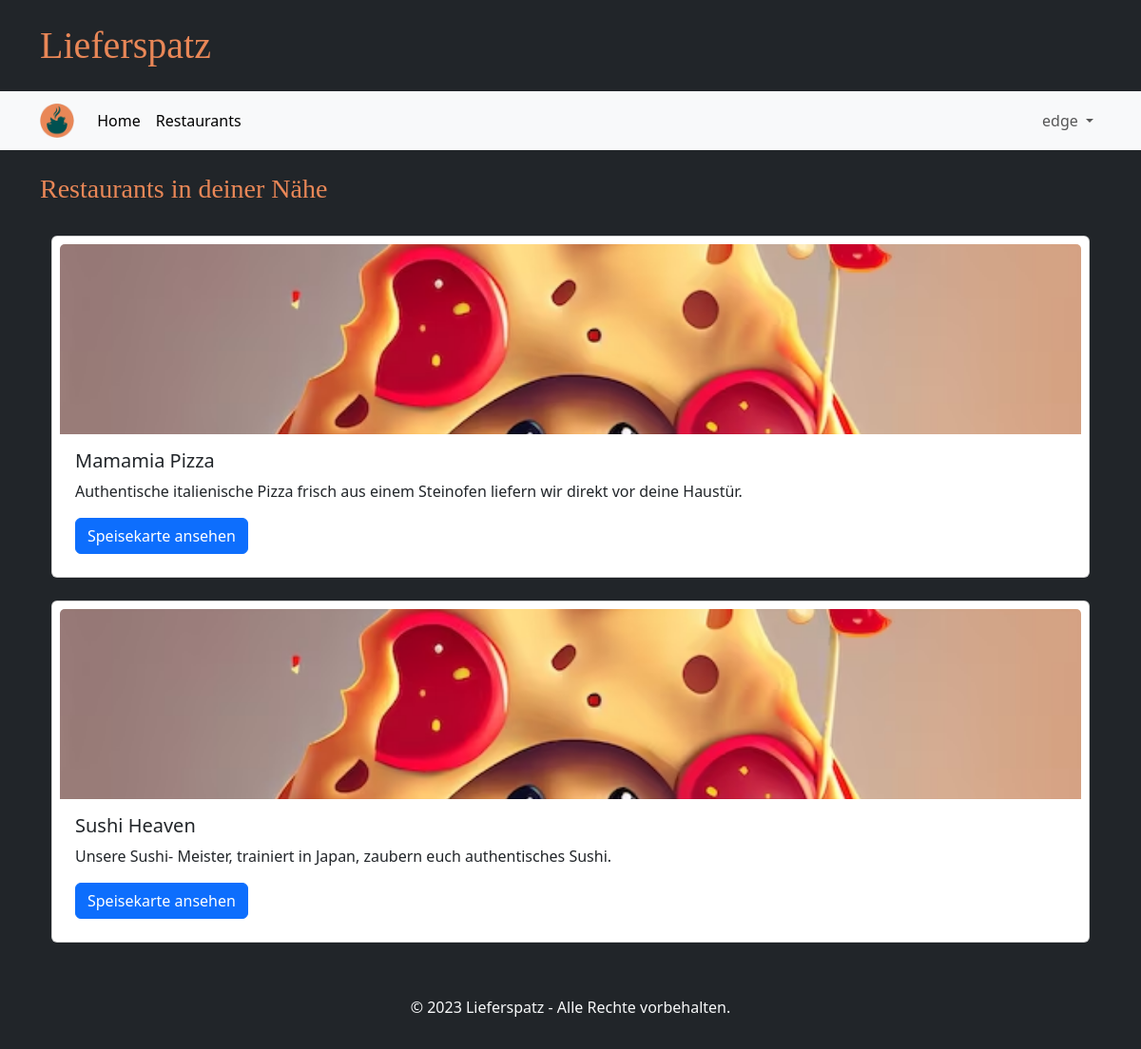
/restaurants/ (signed in), run on the app's committed database.
### tables this page shows
CREATE TABLE GeschaeftsAccount(
            Username TEXT PRIMARY KEY NOT NULL,
            Passwort TEXT NOT NULL,
            Restaurantname TEXT NOT NULL,
            Beschreibung TEST NOT NULL,
            Strasse TEXT NOT NULL,
            Hausnummer INTEGER NOT NULL,
            Plz INTEGER NOT NULL
        );

### main.py (the view)
@app.route("/restaurants/")
def restaurants_page():
    if "user" in session and not "business" in session:
        restaurants = database.get_restaurants_near(session["user"])
        print(restaurants)
        return render_template("restaurants.html", restaurants=restaurants)
    else:
        return redirect(url_for("login_customer_page"))

### database.py (called while the page is built)
def getData(sql, params = ()):
    dbcon = sqlite3.connect("instance/db.db")
    cursor = dbcon.cursor()
    cursor.execute(sql, params)
    return cursor

### templates/restaurants.html (shortened to what this page needs)
{% extends "base.html" %}
{% block heading %}Restaurants in deiner Nähe{% endblock %}
{% block content %}
  {% for restaurant in restaurants %}
      <div class="card mt-2 mb-4 p-2">
      <img src="{{ url_for('static', filename='test1.jpeg') }}" class="card-img-top restau-image" alt="...">
      <div class="card-body">
          <h5 class="card-title">{{ restaurant['name'] }}</h5>
          <p class="card-text">{{ restaurant['description'] }}</p>
          <a href="{{ url_for('menue_page', username=restaurant['username']) }}" class="btn btn-primary">Speisekarte ansehen</a>
      </div>
      </div>
  {% endfor %}
{% endblock %}

### templates/base.html (shortened to what this page needs)
<!DOCTYPE html>
<html lang="de">
<head>
    <link rel="stylesheet" href="/static/style.css">
    <link href="https://cdn.jsdelivr.net/npm/bootstrap@5.3.2/dist/css/bootstrap.min.css" rel="stylesheet">
</head>
<body class="bg-dark">
    <div class="container my-4">
        <h1 class="brandfont">Lieferspatz</h1>
    </div>
    <nav class="navbar navbar-expand-md bg-body-tertiary">
        <div class="container">
          <a class="navbar-brand" href="#">
            <img src="{{ url_for('static', filename='ls_logo.png') }}" alt="..." height="36" />
          </a>
          <div class="collapse navbar-collapse" id="navbarSupportedContent">
            <ul class="navbar-nav me-auto mb-2 mb-lg-0">
              <li class="nav-item">
                <a class="nav-link active" aria-current="page" href="{{ url_for('start_page') }}">Home</a>
              </li>
              <li class="nav-item">
                <a class="nav-link active" aria-current="page" href="{{ url_for('restaurants_page') }}">Restaurants</a>
              </li>
            </ul>
            <ul class="navbar-nav mb-2 mb-lg-0">
              {% if session['user'] %}
              <li class="nav-item dropdown">
                <a class="nav-link dropdown-toggle" href="#" role="button" data-bs-toggle="dropdown" aria-expanded="false">
                  {{ session['user'] }}
                </a>
              </li>
              {% endif %}
            </ul>
          </div>
        </div>
    </nav>
    <div class="container mt-4">
        <h3 class="brandfont2">{% block heading %}{% endblock %}</h3>
    </div>
    <div class="container text-light px-4 py-3 ">
        {% block content %}{% endblock %}
    </div>
    <footer class="bg-dark text-light text-center py-3">
        <p>&copy; 2023 Lieferspatz - Alle Rechte vorbehalten.</p>
    </footer>
</body>
</html>

### static/style.css (style rules this page uses)
.brandfont { font-family: brandFont; color: #e98757; }
.brandfont2 { font-family: brandFont2; color: #e98757; }
.restau-image { height: 200px; object-fit: cover; }

### data on the page
GeschaeftsAccount: name "Mamamia Pizza", description "Authentische italienische Pizza frisch aus einem Steinofen liefern wir direkt vor deine Haustür."
GeschaeftsAccount: name "Sushi Heaven", description "Unsere Sushi- Meister, trainiert in Japan, zaubern euch authentisches Sushi."

### other printed values
{{ session['user'] }} "edge"
